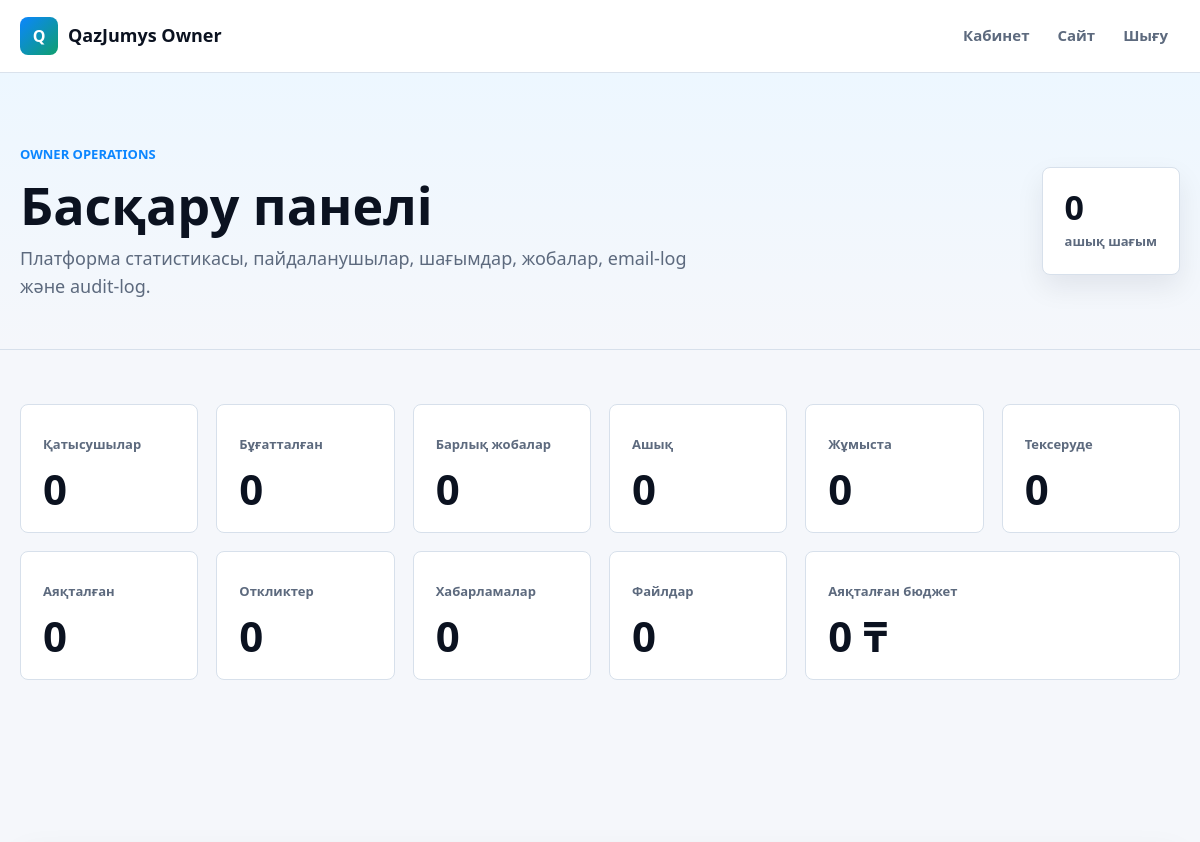
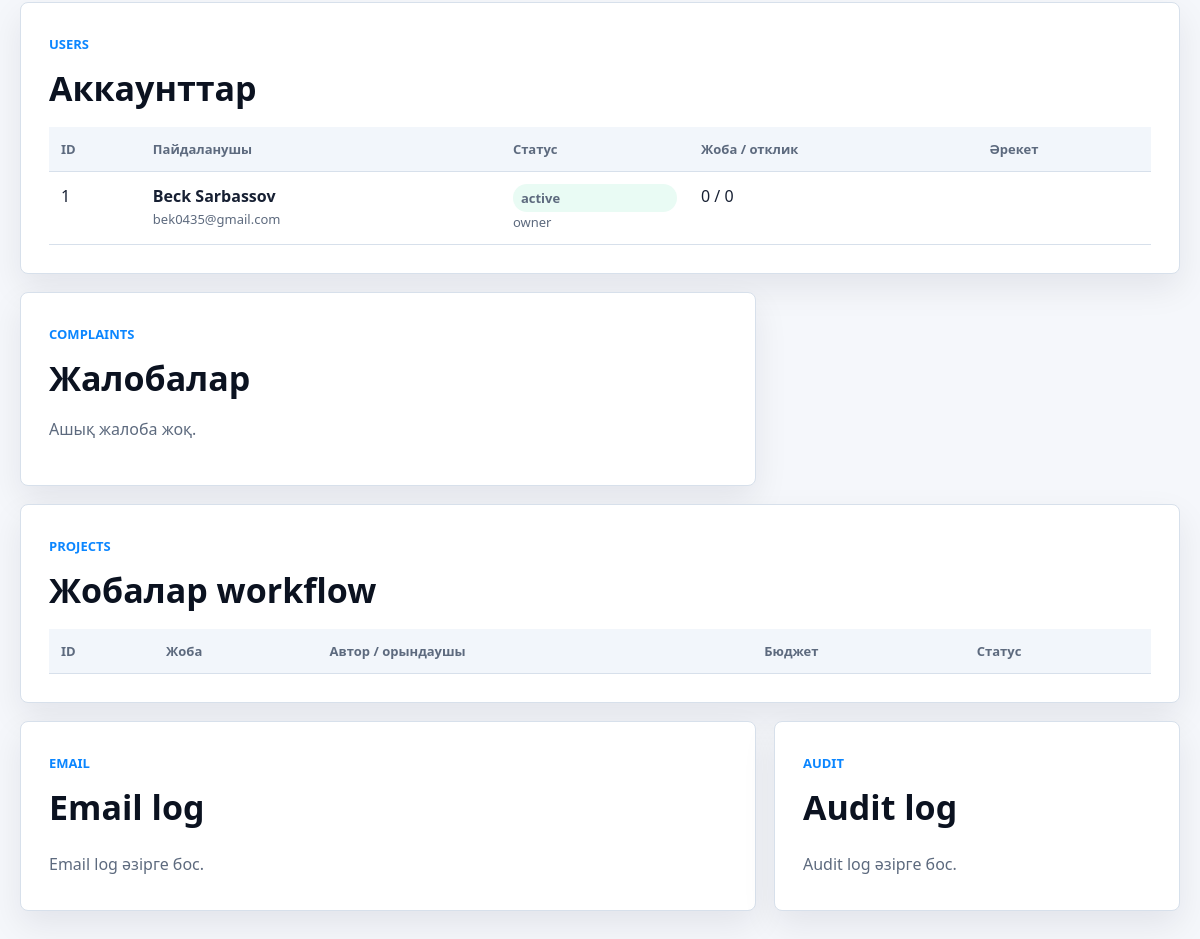
The page /owner.php (signed in) on the database its author committed (2 pictures, top to bottom).
### tables this page shows
CREATE TABLE IF NOT EXISTS users (
    id BIGINT UNSIGNED AUTO_INCREMENT PRIMARY KEY,
    role ENUM('member', 'owner', 'client', 'freelancer') NOT NULL DEFAULT 'member',
    status ENUM('active', 'blocked') NOT NULL DEFAULT 'active',
    name VARCHAR(120) NOT NULL,
    email VARCHAR(180) NOT NULL UNIQUE,
    password_hash VARCHAR(255) NOT NULL,
    city VARCHAR(80) NULL,
    headline VARCHAR(160) NULL,
    bio TEXT NULL,
    skills TEXT NULL,
    hourly_rate DECIMAL(12,2) NULL,
    rating DECIMAL(3,2) NOT NULL DEFAULT 0.00,
    reviews_count INT UNSIGNED NOT NULL DEFAULT 0,
    completed_projects INT UNSIGNED NOT NULL DEFAULT 0,
    response_time VARCHAR(40) NULL,
    is_verified TINYINT(1) NOT NULL DEFAULT 0,
    password_reset_required TINYINT(1) NOT NULL DEFAULT 0,
    blocked_reason VARCHAR(255) NULL,
    blocked_at DATETIME NULL,
    last_login_at DATETIME NULL,
    created_at DATETIME NOT NULL,
    updated_at DATETIME NOT NULL,
    INDEX idx_users_role (role),
    INDEX idx_users_status (status),
    INDEX idx_users_city (city),
    INDEX idx_users_role_rating (role, rating)
);

### app/bootstrap.php (called while the page is built, shortened)
<?php
$config = require APP_ROOT . DIRECTORY_SEPARATOR . 'Config' . DIRECTORY_SEPARATOR . 'config.php';
spl_autoload_register(static function (string $class): void {
    $prefix = 'QazJumys\\';
    $relative = str_replace('\\', DIRECTORY_SEPARATOR, substr($class, strlen($prefix))) . '.php';
    $file = APP_ROOT . DIRECTORY_SEPARATOR . $relative;
});
function e(mixed $value): string
{
    return htmlspecialchars((string) $value, ENT_QUOTES | ENT_SUBSTITUTE, 'UTF-8');
}
function url_for(string $page = 'home', array $params = []): string
{
    $query = http_build_query(array_merge(['page' => $page], $params));
    return 'index.php' . ($query !== '' ? '?' . $query : '');
}
function asset(string $path): string
{
    return 'assets/' . ltrim($path, '/');
}
function format_money(mixed $value): string
{
    return number_format((float) $value, 0, '.', ' ') . ' ₸';
}
return $config;

### app/Core/Auth.php (called while the page is built, shortened)
<?php
final class Auth
{
    public static function user(): ?array
    {
        return $_SESSION['user'] ?? null;
    }
    public static function check(): bool
    {
        return isset($_SESSION['user']['id']);
    }
    public static function hasRole(string $role): bool
    {
        return self::check() && ($_SESSION['user']['role'] ?? '') === $role;
    }
    public static function isOwner(): bool
    {
        return self::hasRole('owner');
    }
}

### app/Repositories/OwnerRepository.php (called while the page is built, shortened)
<?php
final class OwnerRepository
{
    public function stats(): array
    {
        $statement = $this->pdo->query(
            'SELECT
                (SELECT COUNT(*) FROM users WHERE role <> "owner") AS members_total,
                (SELECT COUNT(*) FROM users WHERE status = "blocked") AS blocked_users,
                (SELECT COUNT(*) FROM projects) AS projects_total,
                (SELECT COUNT(*) FROM projects WHERE status = "open") AS projects_open,
                (SELECT COUNT(*) FROM projects WHERE status = "in_progress") AS projects_active,
                (SELECT COUNT(*) FROM projects WHERE status = "submitted") AS projects_submitted,
                (SELECT COUNT(*) FROM projects WHERE status = "completed") AS projects_completed,
                (SELECT COUNT(*) FROM proposals) AS proposals_total,
                (SELECT COUNT(*) FROM messages) AS messages_total,
                (SELECT COUNT(*) FROM project_files) AS files_total,
                (SELECT COUNT(*) FROM complaints WHERE status IN ("open", "reviewing")) AS complaints_open,
                (SELECT COALESCE(SUM(budget_max), 0) FROM projects WHERE status = "completed") AS completed_budget
             '
        );
        $stats = $statement->fetch() ?: [];
        return [
            'members_total' => (int) ($stats['members_total'] ?? 0),
            'blocked_users' => (int) ($stats['blocked_users'] ?? 0),
            'projects_total' => (int) ($stats['projects_total'] ?? 0),
            'projects_open' => (int) ($stats['projects_open'] ?? 0),
            'projects_active' => (int) ($stats['projects_active'] ?? 0),
            'projects_submitted' => (int) ($stats['projects_submitted'] ?? 0),
            'projects_completed' => (int) ($stats['projects_completed'] ?? 0),
            'proposals_total' => (int) ($stats['proposals_total'] ?? 0),
            'messages_total' => (int) ($stats['messages_total'] ?? 0),
            'files_total' => (int) ($stats['files_total'] ?? 0),
            'complaints_open' => (int) ($stats['complaints_open'] ?? 0),
            'completed_budget' => (float) ($stats['completed_budget'] ?? 0),
        ];
    }
    public function users(int $limit = 60): array
    {
        $statement = $this->pdo->prepare(
            'SELECT u.*,
                    (SELECT COUNT(*) FROM projects p WHERE p.client_id = u.id) AS projects_count,
                    (SELECT COUNT(*) FROM proposals pr WHERE pr.freelancer_id = u.id) AS proposals_count
             FROM users u
             ORDER BY u.role = "owner" DESC, u.status = "blocked" DESC, u.created_at DESC
             LIMIT :limit'
        );
        $statement->bindValue('limit', $limit, PDO::PARAM_INT);
        $statement->execute();
        return $statement->fetchAll();
    }
}

### public/owner.php (the view, shortened to what this page needs)
<?php
$config = require dirname(__DIR__) . DIRECTORY_SEPARATOR . 'app' . DIRECTORY_SEPARATOR . 'bootstrap.php';
$user = Auth::user();
$dbNotice = null;
$stats = [];
$users = [];
$complaints = [];
$emailLogs = [];
$auditLogs = [];
try {
    $pdo = Database::connection($config['database']);
    $ownerRepository = new OwnerRepository($pdo);
    if ($user && Auth::isOwner()) {
        $stats = $ownerRepository->stats();
        $users = $ownerRepository->users();
        $complaints = $ownerRepository->complaints();
        $emailLogs = $ownerRepository->emailLogs();
        $auditLogs = $ownerRepository->auditLogs();
    }
} catch (Throwable) {
    $dbNotice = 'MySQL қосылымы дайын емес. .env және SQL импортын тексеріңіз.';
}
?>
<!doctype html>
<html lang="kk">
<head>
    <link rel="stylesheet" href="<?= e(asset('css/style.css')) ?>">
</head>
<body class="owner-body">
<header class="site-header owner-header">
    <div class="container nav-shell">
        <a class="brand" href="<?= e(url_for('home')) ?>">
            <span class="brand-mark">Q</span>
            <span class="brand-text">QazJumys Owner</span>
        </a>
        <nav class="site-nav owner-nav" aria-label="Owner menu">
            <a href="<?= e(url_for('dashboard')) ?>">Кабинет</a>
            <a href="<?= e(url_for('home')) ?>">Сайт</a>
            <?php if ($user): ?>
                <form class="logout-form js-ajax-form" action="ajax.php" method="post">
                    <button type="submit">Шығу</button>
                </form>
            <?php endif; ?>
        </nav>
    </div>
</header>
<main>
<?php if ($dbNotice): ?>
    <section class="auth-section">
        <div class="container setup-notice"><?= e($dbNotice) ?></div>
    </section>
<?php else: ?>
    <section class="page-hero owner-hero">
        <div class="container dashboard-head">
            <div>
                <span class="eyebrow">Owner operations</span>
                <h1>Басқару панелі</h1>
                <p>Платформа статистикасы, пайдаланушылар, шағымдар, жобалар, email-log және audit-log.</p>
            </div>
            <div class="page-stat">
                <strong><?= (int) ($stats['complaints_open'] ?? 0) ?></strong>
                <span>ашық шағым</span>
            </div>
        </div>
    </section>
    <section class="section section-tight">
        <div class="container stat-grid owner-stat-grid">
            <div class="stat-card"><span>Қатысушылар</span><strong><?= (int) $stats['members_total'] ?></strong></div>
            <div class="stat-card"><span>Бұғатталған</span><strong><?= (int) $stats['blocked_users'] ?></strong></div>
            <div class="stat-card"><span>Барлық жобалар</span><strong><?= (int) $stats['projects_total'] ?></strong></div>
            <div class="stat-card"><span>Ашық</span><strong><?= (int) $stats['projects_open'] ?></strong></div>
            <div class="stat-card"><span>Жұмыста</span><strong><?= (int) $stats['projects_active'] ?></strong></div>
            <div class="stat-card"><span>Тексеруде</span><strong><?= (int) $stats['projects_submitted'] ?></strong></div>
            <div class="stat-card"><span>Аяқталған</span><strong><?= (int) $stats['projects_completed'] ?></strong></div>
            <div class="stat-card"><span>Откликтер</span><strong><?= (int) $stats['proposals_total'] ?></strong></div>
            <div class="stat-card"><span>Хабарламалар</span><strong><?= (int) $stats['messages_total'] ?></strong></div>
            <div class="stat-card"><span>Файлдар</span><strong><?= (int) $stats['files_total'] ?></strong></div>
            <div class="stat-card stat-wide"><span>Аяқталған бюджет</span><strong><?= e(format_money($stats['completed_budget'])) ?></strong></div>
        </div>
    </section>
    <section class="section">
        <div class="container owner-grid">
            <section class="panel owner-panel owner-panel-wide">
                <div class="section-heading">
                    <span class="eyebrow">Users</span>
                    <h2>Аккаунттар</h2>
                </div>
                <div class="table-wrap">
                    <table class="owner-table">
                        <thead>
                        <tr>
                            <th>ID</th>
                            <th>Пайдаланушы</th>
                            <th>Статус</th>
                            <th>Жоба / отклик</th>
                            <th>Әрекет</th>
                        </tr>
                        </thead>
                        <tbody>
                        <?php foreach ($users as $account): ?>
                            <tr>
                                <td><?= (int) $account['id'] ?></td>
                                <td>
                                    <strong><?= e($account['name']) ?></strong>
                                    <span><?= e($account['email']) ?></span>
                                </td>
                                <td>
                                    <span class="status-pill status-<?= e($account['status']) ?>"><?= e($account['status']) ?></span>
                                    <span><?= e($account['role']) ?></span>
                                </td>
                                <td><?= (int) $account['projects_count'] ?> / <?= (int) $account['proposals_count'] ?></td>
                                <td>
                                </td>
                            </tr>
                        <?php endforeach; ?>
                        </tbody>
                    </table>
                </div>
            </section>
            <section class="panel owner-panel">
                <div class="section-heading">
                    <span class="eyebrow">Complaints</span>
                    <h2>Жалобалар</h2>
                </div>
                <div class="owner-stack">
                    <?php if (empty($complaints)): ?>
                        <p class="muted">Ашық жалоба жоқ.</p>
                    <?php endif; ?>
                </div>
            </section>
            <section class="panel owner-panel owner-panel-wide">
                <div class="section-heading">
                    <span class="eyebrow">Projects</span>
                    <h2>Жобалар workflow</h2>
                </div>
                <div class="table-wrap">
                    <table class="owner-table">
                        <thead>
                        <tr>
                            <th>ID</th>
                            <th>Жоба</th>
                            <th>Автор / орындаушы</th>
                            <th>Бюджет</th>
                            <th>Статус</th>
                        </tr>
                        </thead>
                    </table>
                </div>
            </section>
            <section class="panel owner-panel">
                <div class="section-heading">
                    <span class="eyebrow">Email</span>
                    <h2>Email log</h2>
                </div>
                <div class="mini-list">
                    <?php if (empty($emailLogs)): ?>
                        <p class="muted">Email log әзірге бос.</p>
                    <?php endif; ?>
                </div>
            </section>
            <section class="panel owner-panel">
                <div class="section-heading">
                    <span class="eyebrow">Audit</span>
                    <h2>Audit log</h2>
                </div>
                <div class="mini-list">
                    <?php if (empty($auditLogs)): ?>
                        <p class="muted">Audit log әзірге бос.</p>
                    <?php endif; ?>
                </div>
            </section>
        </div>
    </section>
<?php endif; ?>
</main>
</body>
</html>

### rows shown on the page
users: id "1", name "Beck Sarbassov", email "bek0435@gmail.com", status "active", role "owner", projects_count "0", proposals_count "0"

### other values the page prints
$stats['complaints_open'] "0"
$stats['members_total'] "0"
$stats['blocked_users'] "0"
$stats['projects_total'] "0"
$stats['projects_open'] "0"
$stats['projects_active'] "0"
$stats['projects_submitted'] "0"
$stats['projects_completed'] "0"
$stats['proposals_total'] "0"
$stats['messages_total'] "0"
$stats['files_total'] "0"
format_money($stats['completed_budget']) "0 ₸"
